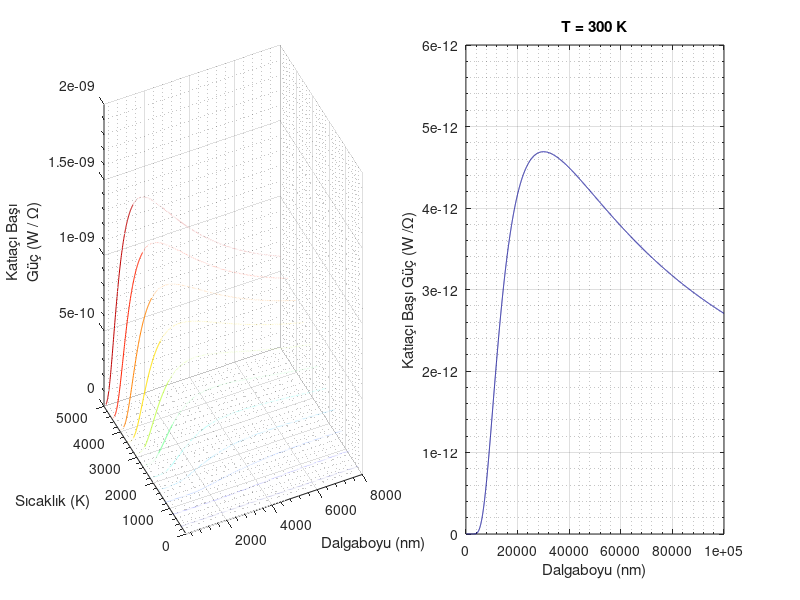

The MATLAB script that drew this image:
%% Karacisim ışıması grafikleri için kod
clear
h=6.6234e-34; %J.s
c=2.998e8; %m/s
k=1.3807e-23; %J/K
N=1e4;
M=11;
L=linspace(200,100000,N)'*1e-9;
v=c./L;
T=linspace(300,5000,M)';
for i=1:N
    for j=1:M
        B(i,j)=8*pi*h*v(i)^2/(c^2*(exp(h*v(i)/(k*T(j)))-1));
    end
end
% plot(L,B(:,:))
jett=jet;
subplot(1,2,1)
for i=1:M
    renk(i,:)=jett(ceil(length(jett)*(i-1)/M)+1,:);
    plot3(L*1e9,T(i).*ones(N,1),B(:,i)*1e12,'Color',[renk(i,:)]),hold on
end
grid on
set(gca, 'YMinorTick','on', 'XMinorTick','on')
set(gca, 'YMinorGrid','on', 'XMinorGrid','on')
set(gca, 'ZMinorTick','on', 'ZMinorGrid','on')
xlabel('Dalgaboyu (nm)'),ylabel('Sıcaklık (K)'),zlabel({'Katıaçı Başı'; 'Güç (W / \Omega)'})
xlim([200 8000]),view([-25,25])
subplot(1,2,2)
m=1;
plot(L*1e9,B(:,m)*1e12,'Color',[renk(m,:)])
grid on
set(gca, 'YMinorTick','on', 'XMinorTick','on')
set(gca, 'YMinorGrid','on', 'XMinorGrid','on')
xlabel('Dalgaboyu (nm)'),ylabel('Katıaçı Başı Güç (W /\Omega)'),title(['T = ' num2str(round(T(m))) ' K'])
set(gcf,'position',[25.8,343,1116,420])
exportgraphics(gcf,'TempFrequency.png','Resolution',600)